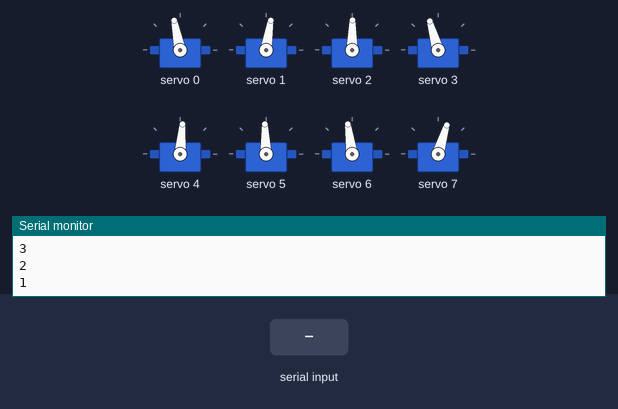
Recording of a sketch running on a simulated ESP32. Shown: 8 × servo, the last lines printed to the serial monitor. The inputs (shaded band) are chosen by the test bench.

Above: at 12.2 s.
12.3 s: "2" received over Serial
At 12.99 s:
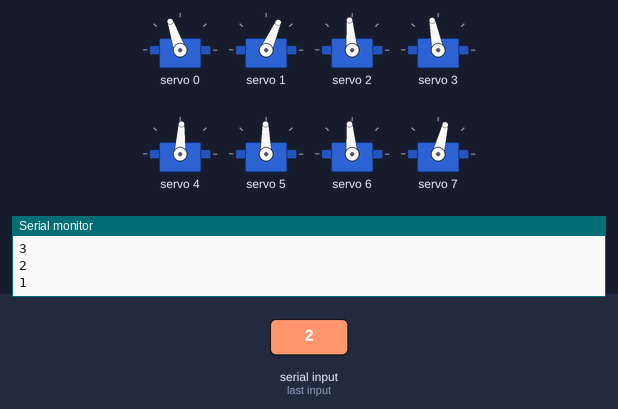
15.3 s: "1" received over Serial
18.3 s: "0" received over Serial
At 18.8 s:
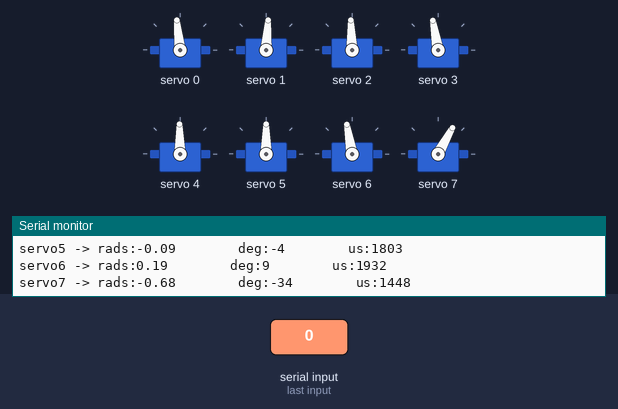
Timing chart, 0 to 21.3 s (numbered marks = the images above; inputs shaded):
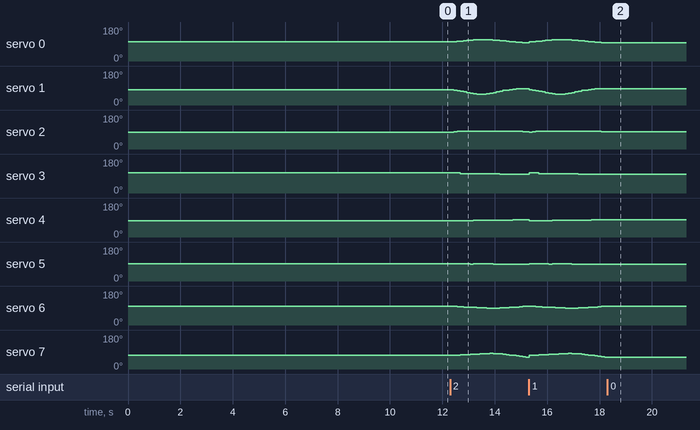

The sketch:

2D_SS_lift_52.ino
```cpp
// HOW TO:
// ------------------------------
// Serial input = 2 -> Steps through gait sequence once and stops at the end.
// Serial input = 1 -> Steps through gait sequence in a loop.
// Serial input = 0 -> Stops infinite loop at the node where it is at that moment

//Gait template
#include <Wire.h>
#include <Adafruit_PWMServoDriver.h>

Adafruit_PWMServoDriver pca9685 = Adafruit_PWMServoDriver();

#define SERVO_FREQ 300
#define SER0 0 //Hip 1
#define SER1 1 //Knee 1
#define SER2 2 //Hip 2
#define SER3 3 //Knee 2
#define SER4 4 //Hip 3
#define SER5 5 //Knee 3
#define SER6 6 //Hip 4
#define SER7 7 //Knee 4

// Insert servo angles here:
// For 3D gaits, these angles are obtained from linearisation.py
// For 2D gaits, these angles are obtained from 2D_trajectory_reader.py
float SS_servo0[] = {-0.18503006, -0.20603887, -0.24808767, -0.29053863, -0.33294176, -0.37560045, -0.41632838, -0.44810418, -0.47093691, -0.48289187, -0.48404747, -0.47527806, -0.45494805, -0.42265523, -0.38740405, -0.34995602, -0.3114452 , -0.27293438, -0.23442356, -0.19591274, -0.15740192, -0.12251149, -0.09499476, -0.06747804, -0.03996131, -0.01244459,  0.00583338,  0.01333886,  0.01267887,  0.00926208,  0.0030687 , -0.00410206, -0.01076847, -0.01746365, -0.02457165, -0.0338527 , -0.04588366, -0.05993127, -0.07200588, -0.08272908, -0.09216372, -0.09745925, -0.08941644, -0.07608114, -0.06894161, -0.0647759 , -0.0606102 , -0.0564445 , -0.05582579, -0.05931775, -0.06280971, -0.06466652, -0.06682208, -0.06976114, -0.0718881 , -0.07631785, -0.07431959, -0.07665067, -0.07964804, -0.08408169, -0.0930653 , -0.09851087, -0.09971082, -0.09903904, -0.0958952 , -0.09480357, -0.09528444, -0.0981039 , -0.10346248, -0.10881874, -0.11133418, -0.11008614, -0.10987866, -0.11288723, -0.11589581, -0.11952145, -0.12663779, -0.13375412, -0.14199874, -0.15409446, -0.17270367};
float SS_servo1[] = {0.16430112, 0.21340031, 0.29473788, 0.36231453, 0.44190176, 0.52691234, 0.61022423, 0.67467087, 0.7152768 , 0.72907053, 0.71118359, 0.6690085 , 0.59815858, 0.50719557, 0.41028241, 0.33791429, 0.27742052, 0.21692674, 0.15643297, 0.0959392 , 0.03544542, 0.00246157, 0.02550777, 0.04855397, 0.07160018, 0.09464638, 0.1233277 , 0.10667756, 0.1006785 , 0.10084161, 0.10890031, 0.11623054, 0.12310353, 0.12993323, 0.13614175, 0.14612492, 0.16357521, 0.17962299, 0.19580842, 0.21248159, 0.22628728, 0.2308023 , 0.20896922, 0.17137308, 0.14888957, 0.13365976, 0.11842996, 0.10320015, 0.09555747, 0.09670759, 0.09785771, 0.09716427, 0.09750076, 0.09854275, 0.09814816, 0.10027474, 0.09459983, 0.09498677, 0.09726511, 0.10226443, 0.11507997, 0.1216118 , 0.11931861, 0.11278982, 0.10294424, 0.0959355 , 0.09244823, 0.09367672, 0.10002538, 0.10427164, 0.10463179, 0.09791794, 0.09024939, 0.08960915, 0.08896891, 0.08925211, 0.09475915, 0.1002662 , 0.10645523, 0.11884505, 0.13871054};
float SS_servo2[] = {-0.14316694, -0.10421604, -0.04685616, -0.02955698, -0.01968917, -0.0145042 , -0.01736615, -0.02425246, -0.03231396, -0.03659363, -0.04403099, -0.05097164, -0.05646551, -0.05528982, -0.05619271, -0.05726749, -0.05842542, -0.05958335, -0.06074129, -0.06189922, -0.06305715, -0.06595939, -0.0724143 , -0.07886921, -0.08532412, -0.09177903, -0.10239739, -0.11157905, -0.11517764, -0.11488431, -0.11156544, -0.10915412, -0.11166655, -0.11445269, -0.12116548, -0.12744557, -0.13101185, -0.13516948, -0.13968427, -0.1425275 , -0.14568633, -0.14806794, -0.15118225, -0.16903596, -0.18854198, -0.20884106, -0.22914015, -0.24943923, -0.26940216, -0.2889755 , -0.30854884, -0.32661425, -0.33049899, -0.32537037, -0.30914667, -0.28218568, -0.24897574, -0.21191177, -0.17376859, -0.13492072, -0.09781262, -0.06816107, -0.05872801, -0.05661932, -0.06073703, -0.06549976, -0.06931457, -0.07213559, -0.07387757, -0.07618269, -0.08035985, -0.08734828, -0.09530869, -0.10098462, -0.10666056, -0.11244124, -0.11881447, -0.1251877 , -0.13362975, -0.1435855 , -0.15734565};
float SS_servo3[] = {0.20952726, 0.23359948, 0.21845898, 0.1638495 , 0.12903677, 0.10386823, 0.09348126, 0.0940602 , 0.09786638, 0.09822118, 0.10179622, 0.1043619 , 0.10331784, 0.09324609, 0.08740785, 0.08278717, 0.07875552, 0.07472388, 0.07069223, 0.06666059, 0.06262894, 0.06285537, 0.0717543 , 0.08065324, 0.08955217, 0.0984511 , 0.11454302, 0.12669812, 0.12670404, 0.11940241, 0.10821008, 0.0961422 , 0.09453811, 0.09338599, 0.09871776, 0.10256707, 0.10280946, 0.09874662, 0.09952305, 0.10014547, 0.1012883 , 0.09986712, 0.10071045, 0.13002789, 0.18662479, 0.2563152 , 0.32600562, 0.39569603, 0.47313277, 0.55954682, 0.64596087, 0.72966026, 0.76485072, 0.76666934, 0.72920008, 0.65252164, 0.56364101, 0.46671894, 0.37523714, 0.28964628, 0.20900819, 0.14429669, 0.12041668, 0.11093558, 0.11576054, 0.12061582, 0.1238932 , 0.12514127, 0.124186  , 0.1222589 , 0.12594671, 0.13586521, 0.14471663, 0.14949998, 0.15428333, 0.15895376, 0.16298539, 0.16701702, 0.17363956, 0.18174968, 0.19186408};
float SS_servo4[] = { 0.21811524,  0.20907299,  0.19649827,  0.18690724,  0.18062008,  0.17237905,  0.16228718,  0.15681479,  0.15318529,  0.15378064,  0.1519841 ,  0.1456195 ,  0.13143025,  0.12064289,  0.11275752,  0.10651193,  0.10105964,  0.09560734,  0.09015505,  0.08470275,  0.07925046,  0.0764173 ,  0.07891861,  0.08141992,  0.08392122,  0.08642253,  0.08826574,  0.08403452,  0.07920368,  0.07494894,  0.07323275,  0.06579788,  0.06481742,  0.06418014,  0.06846601,  0.0758187 ,  0.09465346,  0.10898474,  0.11442199,  0.11163597,  0.10389451,  0.09382488,  0.08309226,  0.07109811,  0.06116319,  0.05221666,  0.04327013,  0.03432359,  0.02562583,  0.01721636,  0.0088069 ,  0.00064224, -0.00352166, -0.00551399, -0.00535943, -0.00683384, -0.00934498, -0.01272663, -0.0149936 , -0.01703109, -0.01813385, -0.01552131,  0.00430422,  0.03433074,  0.07167717,  0.11195908,  0.15220671,  0.19172972,  0.23046597,  0.26081368,  0.28131158,  0.28876035,  0.28936959,  0.2825371 ,  0.2757046 ,  0.26772963,  0.25329169,  0.23885375,  0.22531438,  0.21796217,  0.22242167};
float SS_servo5[] = {-0.13640997, -0.12435764, -0.10861777, -0.10846602, -0.11045895, -0.10838218, -0.10418686, -0.10655234, -0.11179083, -0.12127843, -0.12910018, -0.1277093 , -0.11123854, -0.09709892, -0.08876862, -0.08292979, -0.07829627, -0.07366275, -0.06902924, -0.06439572, -0.0597622 , -0.05969853, -0.06894236, -0.07818619, -0.08743002, -0.09667385, -0.10577888, -0.10364353, -0.10117274, -0.09931734, -0.10036099, -0.09248074, -0.09720334, -0.10272282, -0.11967402, -0.14345499, -0.18863336, -0.2302713 , -0.24964886, -0.24911732, -0.2387763 , -0.2245876 , -0.20827297, -0.19448815, -0.18230355, -0.17088702, -0.1594705 , -0.14805397, -0.13675193, -0.12558256, -0.11441319, -0.1022725 , -0.09786309, -0.09875722, -0.10378618, -0.10765721, -0.10418502, -0.10166297, -0.10087474, -0.10073542, -0.10388712, -0.11373695, -0.15905494, -0.22625293, -0.30923638, -0.40326966, -0.49627807, -0.58570855, -0.67125427, -0.72618886, -0.74044865, -0.70496433, -0.6510625 , -0.57050001, -0.48993751, -0.40787448, -0.31732304, -0.22677159, -0.15225739, -0.1125438 , -0.136856  };
float SS_servo6[] = { 0.13917565,  0.13292184,  0.11926259,  0.1007295 ,  0.08259241,  0.06465092,  0.04615109,  0.02777702,  0.00879413, -0.01018016, -0.0281956 , -0.04217084, -0.05003897, -0.04941827, -0.04683985, -0.03182981, -0.01080561,  0.01021858,  0.03124278,  0.05226697,  0.07329117,  0.09745577,  0.12801652,  0.15857727,  0.18913802,  0.21969877,  0.24680196,  0.26552672,  0.27670716,  0.28117414,  0.27762721,  0.26886583,  0.25423244,  0.23945092,  0.22254439,  0.20562721,  0.1868261 ,  0.16245128,  0.15598597,  0.1535837 ,  0.15140304,  0.14805806,  0.14395192,  0.13621837,  0.13116162,  0.12738969,  0.12361776,  0.11984582,  0.11739973,  0.11649017,  0.11558061,  0.11530166,  0.11370269,  0.1106366 ,  0.1069054 ,  0.10606132,  0.11152578,  0.11677024,  0.12144583,  0.12516634,  0.12583369,  0.12233425,  0.11005804,  0.09428922,  0.0854444 ,  0.0795054 ,  0.07548417,  0.07415877,  0.07576041,  0.07369587,  0.07145561,  0.06633258,  0.05939622,  0.05712408,  0.05485195,  0.05397699,  0.06100575,  0.06803451,  0.08287433,  0.11125576,  0.13780531};
float SS_servo7[] = {-0.33718724, -0.33066837, -0.31253168, -0.29409518, -0.27193615, -0.25005943, -0.22865555, -0.20466782, -0.17860996, -0.14831423, -0.12320363, -0.10634482, -0.10260295, -0.1114139 , -0.12406807, -0.16215541, -0.21254676, -0.2629381 , -0.31332945, -0.3637208 , -0.41411215, -0.47057558, -0.53940615, -0.60823672, -0.67706729, -0.74589786, -0.80524477, -0.833076  , -0.83087647, -0.80046571, -0.73634536, -0.65944396, -0.56306243, -0.46690967, -0.3740388 , -0.28680521, -0.20131722, -0.10632017, -0.10163868, -0.10190852, -0.10286781, -0.10232504, -0.09951088, -0.09442008, -0.09217572, -0.09129758, -0.09041943, -0.08954129, -0.0909514 , -0.0950134 , -0.09907539, -0.10296176, -0.10370782, -0.10237296, -0.09950515, -0.10465016, -0.1173439 , -0.13221135, -0.14539239, -0.15683587, -0.16351624, -0.16092623, -0.14084125, -0.11416231, -0.09976854, -0.09254929, -0.08889617, -0.09071507, -0.09847525, -0.10087942, -0.10111925, -0.09495411, -0.0881191 , -0.09025548, -0.09239186, -0.09768575, -0.1208414 , -0.14399705, -0.18458305, -0.25424639, -0.32603846};

int node=0;
int first=0;
int input=0;
int end_time=0;
int time_step=120000;
int steps = sizeof(SS_servo0)/sizeof(SS_servo0[0]);
int one_print = 0;

// -------------------Joint configurations-------------------
int servo0=0;
int servo0_deg=0;
int servo1=0;
int servo1_deg=0;
int servo2=0;
int servo2_deg=0;
int servo3=0;
int servo3_deg=0;
int servo4=0;
int servo4_deg=0;
int servo5=0;
int servo5_deg=0;
int servo6=0;
int servo6_deg=0;
int servo7=0;
int servo7_deg=0;

void setup() {
  Serial.begin(115200);
  pca9685.begin();

  pca9685.setOscillatorFrequency(27000000); //Value between 24MHz and 27MHz, tuned for this setup
  pca9685.setPWMFreq(SERVO_FREQ);
  delay (1000);

  servo0_deg=SS_servo0[0]/3.14159265*180;
  servo0=map(servo0_deg,-38,90,2200,1030);
  servo1_deg=SS_servo1[0]/3.14159265*180;
  servo1=map(servo1_deg,-90,90,2600,950);
  servo2_deg=SS_servo2[0]/3.14159265*180;
  servo2=map(servo2_deg,-38,90,1510,2730);
  servo3_deg=SS_servo3[0]/3.14159265*180;
  servo3=map(servo3_deg,-90,90,1100,2700);
  servo4_deg=SS_servo4[0]/3.14159265*180;
  servo4=map(servo4_deg,-90,38,2700,1500);
  servo5_deg=SS_servo5[0]/3.14159265*180;
  servo5=map(servo5_deg,-90,90,2600,930);
  servo6_deg=SS_servo6[0]/3.14159265*180;
  servo6=map(servo6_deg,-90,38,850,2250);
  servo7_deg=SS_servo7[0]/3.14159265*180;
  servo7=map(servo7_deg,-90,90,920,2620);

  pca9685.setPWM(SER0,0,servo0);
  pca9685.setPWM(SER1,0,servo1);
  pca9685.setPWM(SER2,0,servo2);
  pca9685.setPWM(SER3,0,servo3);
  pca9685.setPWM(SER4,0,servo4);
  pca9685.setPWM(SER5,0,servo5);
  pca9685.setPWM(SER6,0,servo6);
  pca9685.setPWM(SER7,0,servo7);

  Serial.print("Node:");
  Serial.println(node);
  Serial.print("servo0 -> rads:");
  Serial.print(SS_servo0[node]);
  Serial.print("        deg:");
  Serial.print(servo0_deg);
  Serial.print("        us:");
  Serial.println(servo0);
  Serial.print("servo1 -> rads:");
  Serial.print(SS_servo1[node]);
  Serial.print("        deg:");
  Serial.print(servo1_deg);
  Serial.print("        us:");
  Serial.println(servo1);
  Serial.print("servo2 -> rads:");
  Serial.print(SS_servo2[node]);
  Serial.print("        deg:");
  Serial.print(servo2_deg);
  Serial.print("        us:");
  Serial.println(servo2);
  Serial.print("servo3 -> rads:");
  Serial.print(SS_servo3[node]);
  Serial.print("        deg:");
  Serial.print(servo3_deg);
  Serial.print("        us:");
  Serial.println(servo3);
  Serial.print("servo4 -> rads:");
  Serial.print(SS_servo4[node]);
  Serial.print("        deg:");
  Serial.print(servo4_deg);
  Serial.print("        us:");
  Serial.println(servo4);
  Serial.print("servo5 -> rads:");
  Serial.print(SS_servo5[node]);
  Serial.print("        deg:");
  Serial.print(servo5_deg);
  Serial.print("        us:");
  Serial.println(servo5);
  Serial.print("servo6 -> rads:");
  Serial.print(SS_servo6[node]);
  Serial.print("        deg:");
  Serial.print(servo6_deg);
  Serial.print("        us:");
  Serial.println(servo6);
  Serial.print("servo7 -> rads:");
  Serial.print(SS_servo7[node]);
  Serial.print("        deg:");
  Serial.print(servo7_deg);
  Serial.print("        us:");
  Serial.println(servo7);

  Serial.println("10");
  delay(1000);
  Serial.println("9");
  delay(1000);
  Serial.println("8");
  delay(1000);
  Serial.println("7");
  delay(1000);
  Serial.println("6");
  delay(1000);
  Serial.println("5");
  delay(1000);
  Serial.println("4");
  delay(1000);
  Serial.println("3");
  delay(1000);
  Serial.println("2");
  delay(1000);
  Serial.println("1");
  delay(1000);

}

void loop()
{
  if(Serial.available()>0)
  {
    first=Serial.read();
    if(first=='2')
    {
      input=2;
      node=0;
      one_print=1;
    }
    if(first=='1')
    {
      input=1;
      node=0;
      one_print=1;
    }
    if(first=='0')
    {
      input=0;
    }
  }
  if(input==1 or input==2)
  {
      if(esp_timer_get_time()>=end_time)
      {
        servo0_deg=SS_servo0[node]/3.14159265*180;
        servo0=map(servo0_deg,-38,90,2200,1030);
        servo1_deg=SS_servo1[node]/3.14159265*180;
        servo1=map(servo1_deg,-90,90,2600,950);
        servo2_deg=SS_servo2[node]/3.14159265*180;
        servo2=map(servo2_deg,-38,90,1510,2730);
        servo3_deg=SS_servo3[node]/3.14159265*180;
        servo3=map(servo3_deg,-90,90,1100,2700);
        servo4_deg=SS_servo4[node]/3.14159265*180;
        servo4=map(servo4_deg,-90,38,2700,1500);
        servo5_deg=SS_servo5[node]/3.14159265*180;
        servo5=map(servo5_deg,-90,90,2600,930);
        servo6_deg=SS_servo6[node]/3.14159265*180;
        servo6=map(servo6_deg,-90,38,850,2250);
        servo7_deg=SS_servo7[node]/3.14159265*180;
        servo7=map(servo7_deg,-90,90,920,2620);

        pca9685.setPWM(SER0,0,servo0);
        pca9685.setPWM(SER1,0,servo1);
        pca9685.setPWM(SER2,0,servo2);
        pca9685.setPWM(SER3,0,servo3);
        pca9685.setPWM(SER4,0,servo4);
        pca9685.setPWM(SER5,0,servo5);
        pca9685.setPWM(SER6,0,servo6);
        pca9685.setPWM(SER7,0,servo7);

        node+=1;
        if(node>=steps and input==1)
        {
          Serial.print("Input:");
          Serial.println(input);
          node=0;
        }
        if(node>=steps and input==2)
        {
          Serial.print("Input:");
          Serial.println(input);
          input=0;
        }
         end_time=esp_timer_get_time()+time_step;
      }
   }

  if(input == 0)
  {
        pca9685.setPWM(SER0,0,servo0);
        pca9685.setPWM(SER1,0,servo1);
        pca9685.setPWM(SER2,0,servo2);
        pca9685.setPWM(SER3,0,servo3);
        pca9685.setPWM(SER4,0,servo4);
        pca9685.setPWM(SER5,0,servo5);
        pca9685.setPWM(SER6,0,servo6);
        pca9685.setPWM(SER7,0,servo7);

        if(one_print==1)
        {
          Serial.print("Input:");
          Serial.println(input);
          Serial.print("Node:");
          Serial.println(node);
          Serial.print("servo0 -> rads:");
          Serial.print(SS_servo0[node]);
          Serial.print("        deg:");
          Serial.print(servo0_deg);
          Serial.print("        us:");
          Serial.println(servo0);
          Serial.print("servo1 -> rads:");
          Serial.print(SS_servo1[node]);
          Serial.print("        deg:");
          Serial.print(servo1_deg);
          Serial.print("        us:");
          Serial.println(servo1);
          Serial.print("servo2 -> rads:");
          Serial.print(SS_servo2[node]);
          Serial.print("        deg:");
          Serial.print(servo2_deg);
          Serial.print("        us:");
          Serial.println(servo2);
          Serial.print("servo3 -> rads:");
          Serial.print(SS_servo3[node]);
          Serial.print("        deg:");
          Serial.print(servo3_deg);
          Serial.print("        us:");
          Serial.println(servo3);
          Serial.print("servo4 -> rads:");
          Serial.print(SS_servo4[node]);
          Serial.print("        deg:");
          Serial.print(servo4_deg);
          Serial.print("        us:");
          Serial.println(servo4);
          Serial.print("servo5 -> rads:");
          Serial.print(SS_servo5[node]);
          Serial.print("        deg:");
          Serial.print(servo5_deg);
          Serial.print("        us:");
          Serial.println(servo5);
          Serial.print("servo6 -> rads:");
          Serial.print(SS_servo6[node]);
          Serial.print("        deg:");
          Serial.print(servo6_deg);
          Serial.print("        us:");
          Serial.println(servo6);
          Serial.print("servo7 -> rads:");
          Serial.print(SS_servo7[node]);
          Serial.print("        deg:");
          Serial.print(servo7_deg);
          Serial.print("        us:");
          Serial.println(servo7);
          one_print=0;
        }

  }
}
```

Measured:
- after the input at 12.3 s, servo 0: rises from 101° to 113° in 0.88 s, then falls to 96° in 1.8 s; servo 1: 81° → 79° after 0.13 s, → 76° 0.13 s later, → 73° 0.13 s later, → 69° 0.13 s later, … (20 changes in this stretch)
- after the input at 18.3 s, servo 0: stops changing and stays 96°; servo 1: stops changing and stays 86°; servo 2: stops changing and stays 92°; servo 3, servo 6: stops changing and stays 100°; servo 4: stops changing and stays 91°
